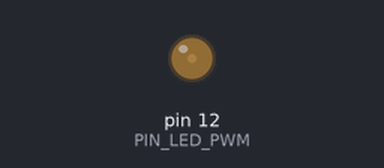
Recording of a program running on a simulated Raspberry Pi (header pin numbers). On the bench: output pins drawn as LEDs (lit = HIGH). What the program prints to the terminal is not drawn.

Above: at 0.05 s.
At 0.25 s:
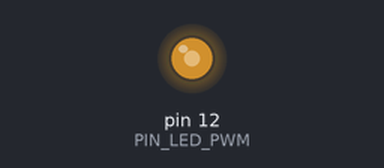
At 0.35 s:
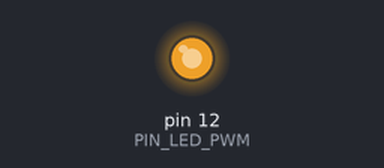
At 0.7 s:
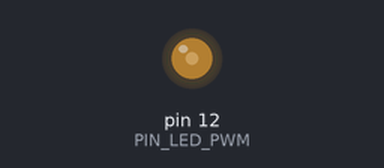
Timing chart, 0 to 3.0 s (numbered marks = the images above):
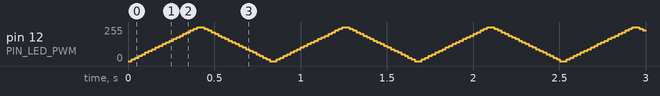

The program:

ejercicio6.py
```python
# Lo mismo que puede suceder en una casa, podría gustarnos tener la posibilidad de que el
# encendido de luz (en nuestro caso el led) se hiciera de una forma progresiva y no de golpe. Para ello
# hay que recurrir a la característica PWN de la Raspberry. Estableceremos para un funcionamiento
# adecuado una frecuencia de 1000 Hz aunque puedes probar con otras frecuencias a ver qué pasa.
# (¡Ojo con el pin que se utiliza ahora!)
# Material necesario: raspberry, protoboard, led rojo, resistencia pequeña, 2 cables macho-hembra


import RPi.GPIO as GPIO
from time import sleep

# --- Configuración Inicial ---
GPIO.setmode(GPIO.BOARD)

PIN_LED_PWM = 12 # Salida PWM para el LED (GPIO 18 BCM)

FRECUENCIA_PWM = 1000 # Frecuencia en Hertz (Hz)
INCREMENTO = 5        # Incremento en el ciclo de trabajo (Duty Cycle)
TIEMPO_PASO = 0.02    # Pausa entre incrementos (controla la velocidad de cambio)

# --- Setup de Pin ---
GPIO.setup(PIN_LED_PWM, GPIO.OUT)

# Inicializar PWM: Crea el objeto PWM en el pin 12 con la frecuencia de 1000 Hz.
led_pwm = GPIO.PWM(PIN_LED_PWM, FRECUENCIA_PWM)

# Iniciar el ciclo de trabajo al 0% (LED apagado)
led_pwm.start(0)

print(f"Programa iniciado. LED en modo 'respiración' en Pin {PIN_LED_PWM}.")
print("Pulsa Ctrl+C para salir.")

try:
    while True:
        # 1. ⬆️ Encendido progresivo (0% a 100%)
        for dc in range(0, 101, INCREMENTO):
            led_pwm.ChangeDutyCycle(dc)
            sleep(TIEMPO_PASO)

        # 2. ⬇️ Apagado progresivo (100% a 0%)
        # Usamos 100 y -1 para incluir el 100 y detenernos en el 0.
        for dc in range(100, -1, -INCREMENTO):
            led_pwm.ChangeDutyCycle(dc)
            sleep(TIEMPO_PASO)

except KeyboardInterrupt:
    print("\nPrograma terminado.")

finally:
    # 🚨 Limpieza: Detener el PWM y liberar los pines
    led_pwm.stop()
    GPIO.cleanup()
```
